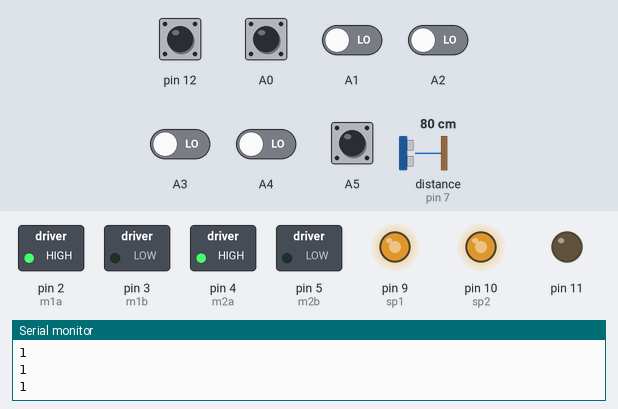
The sketch below on a simulated Arduino Nano, built with avr-gcc and run on an emulated ATmega328P. On the bench: switched loads named in the sketch (green lamp = pin HIGH), output pins drawn as LEDs (lit = HIGH), the last lines printed to the serial monitor. Wiring (inferred from the names in the program): ultrasonic range finder: trigger pin 6; echo pin 7. Dashed ring = blinking. Inputs (shaded band) come from the test bench; at power-on: A0, A5, pin 12 HIGH, A1–4 LOW, distance to the obstacle (sensor on pin 7) 80 cm. The echo pulse lasts 58.3 µs per cm; pins used as bus, display or sensor lines are not drawn.

Above: at 1.2 s.
1.3 s: A4 driven HIGH
At 2.31 s:
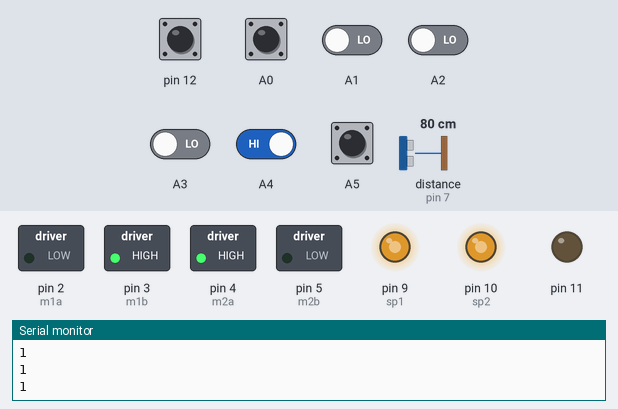
4.3 s: distance to the obstacle (sensor on pin 7) set to 23 cm
6.0 s: distance to the obstacle (sensor on pin 7) set to 18 cm
At 6.5 s:
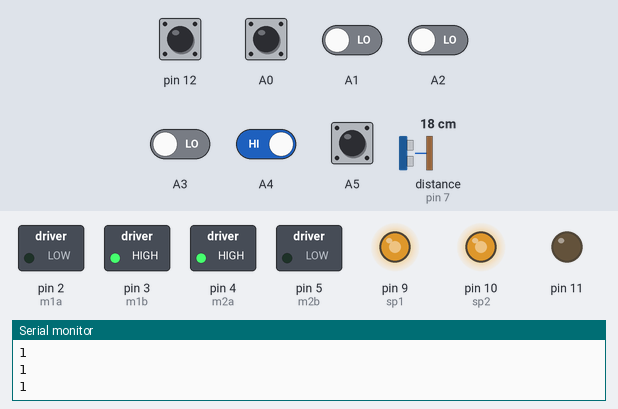
7.5 s: A4 driven LOW
At 8.5 s:
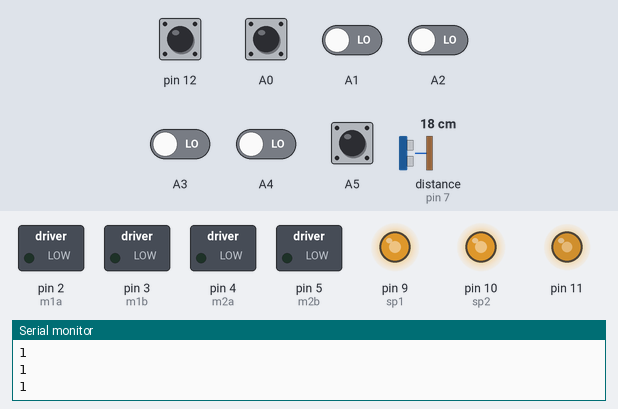
9.0 s: pin 12 pulled LOW for 0.15 s
At 9.5 s:
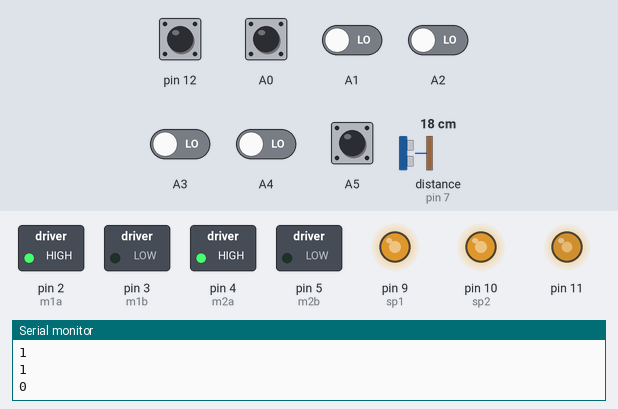
12.1 s: A5 pulled LOW for 0.15 s
At 12.6 s:
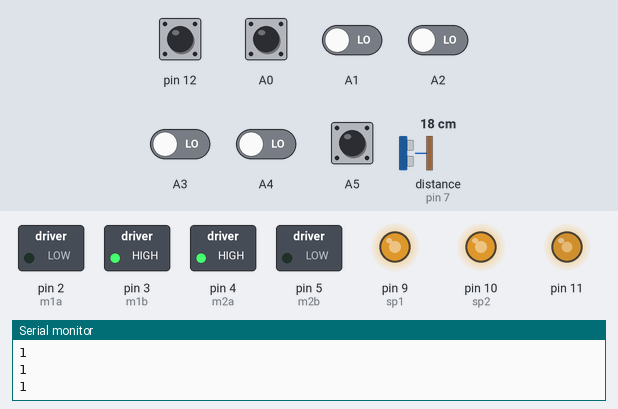
Timing chart, 0 to 15.1 s (numbered marks = the images above; inputs shaded):
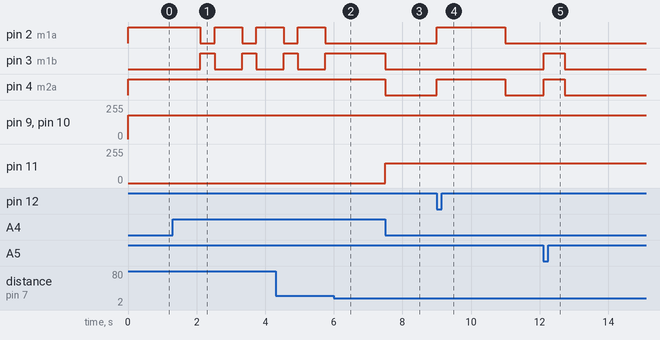

The sketch:

restaurent_bot.ino
```cpp
int m1a = 2;
int m1b = 3;
int m2a = 4;
int m2b = 5;
int ir1; // right
int ir2;
int ir3;
int ir4; // left
int ir5;
int s1;
int s2;
int s3;
int sp1 = 9;
int sp2 = 10;
int speed = 180;
int speed2 = 180;

const int trigPin = 6;
const int echoPin = 7;
long duration;
float distance;

void setup() {
  Serial.begin(9600);
  pinMode(m1a, OUTPUT);
  pinMode(m1b, OUTPUT);
  pinMode(m2a, OUTPUT);
  pinMode(m2b, OUTPUT);
  pinMode(sp1, OUTPUT);
  pinMode(sp2, OUTPUT);
  pinMode(11, OUTPUT);
  pinMode(A5,INPUT_PULLUP);
  pinMode(12,INPUT_PULLUP);
  pinMode(A7,INPUT_PULLUP);
  pinMode(trigPin, OUTPUT);
  pinMode(echoPin, INPUT);
}

void front() {
  digitalWrite(m1a, LOW); // left motor
  digitalWrite(m1b, HIGH);
  digitalWrite(m2a, HIGH); // right motor
  digitalWrite(m2b, LOW);
  analogWrite(sp1, speed);
  analogWrite(sp2, speed);
}

void stop() {
  digitalWrite(m1b, LOW);
  digitalWrite(m1a, LOW);
  digitalWrite(m2b, LOW);
  digitalWrite(m2a, LOW);
}

void right() {
  digitalWrite(m1a, HIGH);
  digitalWrite(m1b, LOW);
  digitalWrite(m2b, LOW);
  digitalWrite(m2a, HIGH);
  analogWrite(sp1, speed2);
  analogWrite(sp2, speed2);
}

void left() {
  digitalWrite(m1a, LOW);
  digitalWrite(m1b, HIGH);
  digitalWrite(m2b, HIGH);
  digitalWrite(m2a, LOW);
  analogWrite(sp1, speed2);
  analogWrite(sp2, speed2);
}

void loop() {
  ir1 = digitalRead(A0);
  ir2 = digitalRead(A1);
  ir3 = digitalRead(A2);
  ir4 = digitalRead(A3);
  ir5 = digitalRead(A4);
  s1 = digitalRead(A5);
  s2 = digitalRead(12);
  s3 = digitalRead(A7);

  digitalWrite(trigPin, LOW);
  delayMicroseconds(2);
  digitalWrite(trigPin, HIGH);
  delayMicroseconds(10);
  digitalWrite(trigPin, LOW);
  duration = pulseIn(echoPin, HIGH);
  distance = duration * 0.034 / 2;
  Serial.println(s2);

  if(s2 == 0){
    right();
    delay(2000);
  }
  if(s1 == 0){
    front();
    delay(600);
  }
  else{
    if(ir5 == 1){
      if(distance>20){
        right();
        delay(800);
        front();
        delay(400);
      }
    }
    else if(ir5 == 0){
      if(distance>20){
        digitalWrite(11, LOW);
        if (ir1 == 0 && ir4 == 0 && ir2 == 0 && ir3 == 0) {
          front();
        }
        else if (ir1 == 1 && ir4 == 1 && ir2 == 1 && ir3 == 1) {
          stop();
        }
        else if (ir4 == 1 || ir3 == 1) {
          left();
        }
        else if (ir1 == 1 || ir2 == 1) {
          right();
        }
        else {
          stop();
        }
      }
      else{
        stop();
        analogWrite(11, 150);
      }

    }
  }
  delay(10);
}
```

Measured:
- the behaviour switches between 21 and 20 cm on distance to the obstacle (sensor on pin 7) (found by bisection; images 1 and 2)
- after the input at 1.3 s, pin 2 (m1a): alternates HIGH for 0.80 s and LOW for 0.42 s, starting after 0.81 s; pin 3 (m1b): alternates HIGH for 0.42 s and LOW for 0.80 s, starting after 0.81 s
- after the input at 6.0 s, pin 2 (m1a): stays LOW (without the input it goes to HIGH after 0.16 s); pin 3 (m1b): stays HIGH (without the input it goes to LOW after 0.16 s)
- after the input at 7.5 s, pin 3 (m1b), pin 4 (m2a): HIGH → LOW at once; pin 11: 0/255 → 150/255 at once
- after the input at 9.0 s, pin 2 (m1a), pin 4 (m2a): LOW → HIGH at once, → LOW 2.0 s later
- after the input at 12.1 s, pin 3 (m1b), pin 4 (m2a): LOW → HIGH at once, → LOW 0.61 s later
